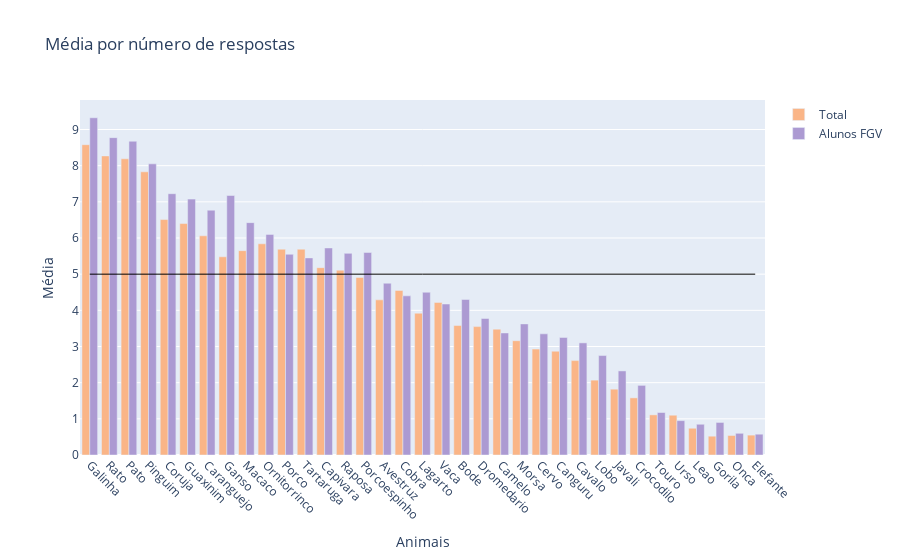

Notebook cell for this chart:
### Markdown cell above
Podemos perceber que não são necessárias tantas respostas para conseguir uma amostra representativa. Contudo, ainda devemos tomar cuidado, tal como no caso do gênero.

Sabendo disso, podemos fazer uma última comparação com gráfico de barras, comparando as médias totais com as médias de alunos da FGV.

### Code cell
# only rows with non null values for the 'FGV' column
dfgv = df[df['FGV'].notnull()]
# value count for gender
dfgv['Genero'].value_counts()
dfgv = dfgv[['Porco', 'Pato', 'Macaco', 'Galinha',
                'Lobo', 'Cervo', 'Crocodilo', 'Ganso', 'Gorila', 'Avestruz',
                'Javali', 'Bode', 'Cavalo', 'Coruja', 'Onca', 'Guaxinim',
                'Cobra', 'Vaca', 'Canguru', 'Leao', 'Caranguejo', 'Morsa',
                'Touro', 'Urso', 'Raposa', 'Pinguim', 'Rato', 'Capivara',
                'Elefante', 'Porcoespinho', 'Tartaruga', 'Camelo',
                'Dromedario', 'Lagarto', 'Ornitorrinco']]
# plot
fig = go.Figure(data=[go.Bar(
    x=df4.mean().index,
    y=df4.mean(),
    name='Total',
    marker_color='#FAB587'
), go.Bar(
    x=dfgv.mean().index,
    y=dfgv.mean(),
    name='Alunos FGV',
    marker_color='#AC9AD2'
)])
# add a horizontal line at y=50
fig.add_shape(type="line", x0=0, y0=5, x1=34, y1=5, line=dict(color="Black", width=1))
# order x axis by total
fig.update_xaxes(categoryorder='total descending')
# add title
fig.update_layout(title_text='Média por número de respostas')
# add axis titles
fig.update_xaxes(title_text='Animais')
fig.update_yaxes(title_text='Média')
# group the bars
fig.update_layout(barmode='group')
# rotate x axis labels
fig.update_xaxes(tickangle=45)
# show
fig.show()
print("Média de confiança geral:", df4.mean().mean())
print("Média de confiança alunos FGV:", dfgv.mean().mean())

### Figure 1 — Plotly figure (JSON) as saved in the notebook; plotly's stock layout.template omitted (floating-point values rounded to 4 significant figures)
{"data": [{"marker": {"color": "#FAB587"}, "name": "Total", "type": "bar", "x": ["Porco", "Pato", "Macaco", "Galinha", "Lobo", "Cervo", "Crocodilo", "Ganso", "Gorila", "Avestruz", "Javali", "Bode", "Cavalo", "Coruja", "Onca", "Guaxinim", "Cobra", "Vaca", "Canguru", "Leao", "Caranguejo", "Morsa", "Touro", "Urso", "Raposa", "Pinguim", "Rato", "Capivara", "Elefante", "Porcoespinho", "Tartaruga", "Camelo", "Dromedario", "Lagarto", "Ornitorrinco"], "y": [5.69, 8.19, 5.65, 8.58, 2.07, 2.93, 1.58, 5.48, 0.52, 4.29, 1.82, 3.58, 2.61, 6.51, 0.54, 6.4, 4.55, 4.22, 2.87, 0.74, 6.061, 3.16, 1.11, 1.1, 5.11, 7.83, 8.27, 5.18, 0.55, 4.91, 5.69, 3.48, 3.55, 3.92, 5.84]}, {"marker": {"color": "#AC9AD2"}, "name": "Alunos FGV", "type": "bar", "x": ["Porco", "Pato", "Macaco", "Galinha", "Lobo", "Cervo", "Crocodilo", "Ganso", "Gorila", "Avestruz", "Javali", "Bode", "Cavalo", "Coruja", "Onca", "Guaxinim", "Cobra", "Vaca", "Canguru", "Leao", "Caranguejo", "Morsa", "Touro", "Urso", "Raposa", "Pinguim", "Rato", "Capivara", "Elefante", "Porcoespinho", "Tartaruga", "Camelo", "Dromedario", "Lagarto", "Ornitorrinco"], "y": [5.55, 8.675, 6.425, 9.325, 2.75, 3.35, 1.925, 7.175, 0.9, 4.75, 2.325, 4.3, 3.1, 7.225, 0.6, 7.075, 4.4, 4.175, 3.25, 0.85, 6.769, 3.625, 1.175, 0.95, 5.575, 8.05, 8.775, 5.725, 0.575, 5.6, 5.45, 3.375, 3.775, 4.5, 6.1]}], "layout": {"barmode": "group", "shapes": [{"line": {"color": "Black", "width": 1}, "type": "line", "x0": 0, "x1": 34, "y0": 5, "y1": 5}], "title": {"text": "Média por número de respostas"}, "xaxis": {"categoryorder": "total descending", "tickangle": 45, "title": {"text": "Animais"}}, "yaxis": {"title": {"text": "Média"}}}}
